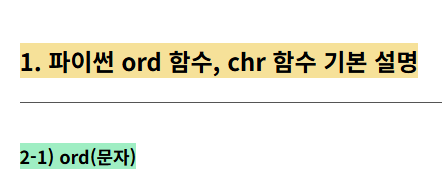
#> input picture 1015/word.png, 442 x 186 px, found by its file name
$ python binary.py
#> lines starting #> are read from the running program, lines starting #| are printed output that depends on the picture; after the words box and inside, x2 and y2 are one past the last pixel; in counts of white or black regions, pixels touching at a corner belong together
from pathlib import Path
import cv2

RESOURCE_PATH = Path(__file__).resolve().parent.parent / "resources"
image = cv2.imread(RESOURCE_PATH / "word.png", cv2.IMREAD_COLOR)
#> image is the input picture: shape (186, 442, 3); mean B, G, R 227.9, 238.9, 239.4

gray = cv2.cvtColor(image, cv2.COLOR_BGR2GRAY)
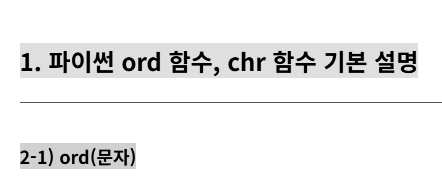
#> gray: shape (186, 442); min 0, max 255, mean 237.8
ret, dst = cv2.threshold(gray, 100, 255, cv2.THRESH_BINARY)
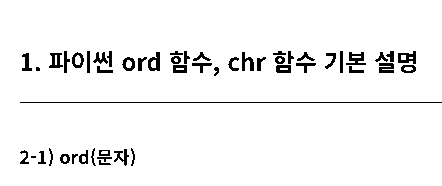
#> dst: shape (186, 442); 95.3% white; 51 black regions (2 under 20 px), largest, box (x1, y1, x2, y2) and area: (20, 102, 442, 103) 422, (346, 52, 366, 65) 145, (398, 51, 416, 64) 144
# gray: 입력 이미지 (단일 채널 GrayScale)
# 100: 기준이 되는 임계값 (Threshold)
# 255: 조건을 만족할 때 부여할 최댓값 (maxval)
# cv2.THRESH_BINARY: 이진화 방식

cv2.imshow("dst", dst)
cv2.waitKey(0)
cv2.destroyAllWindows()
